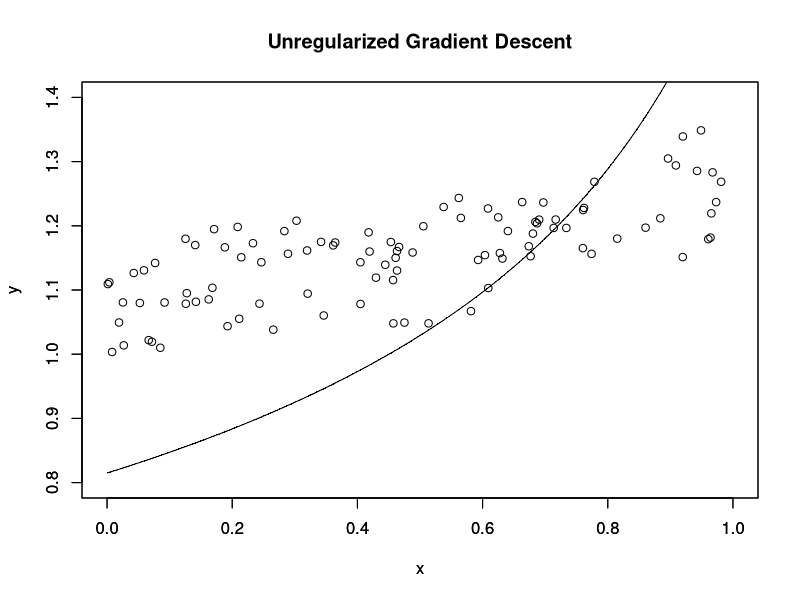
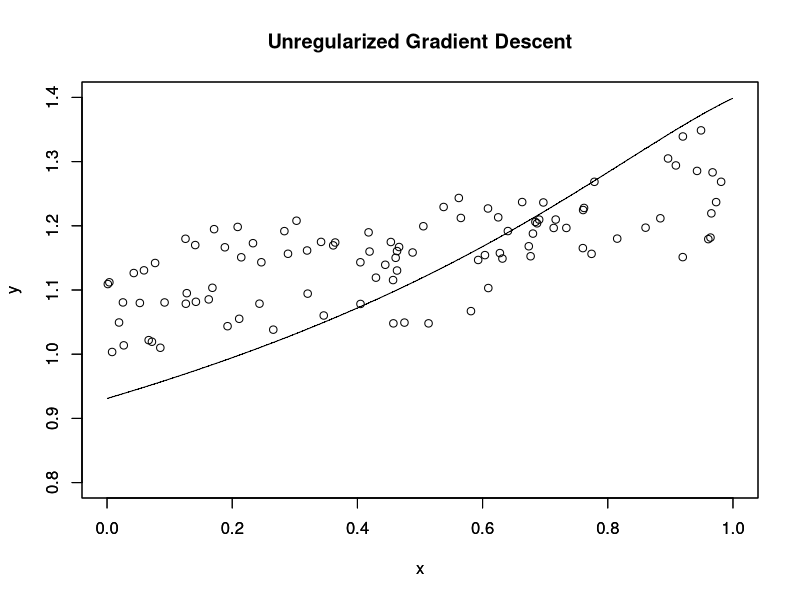
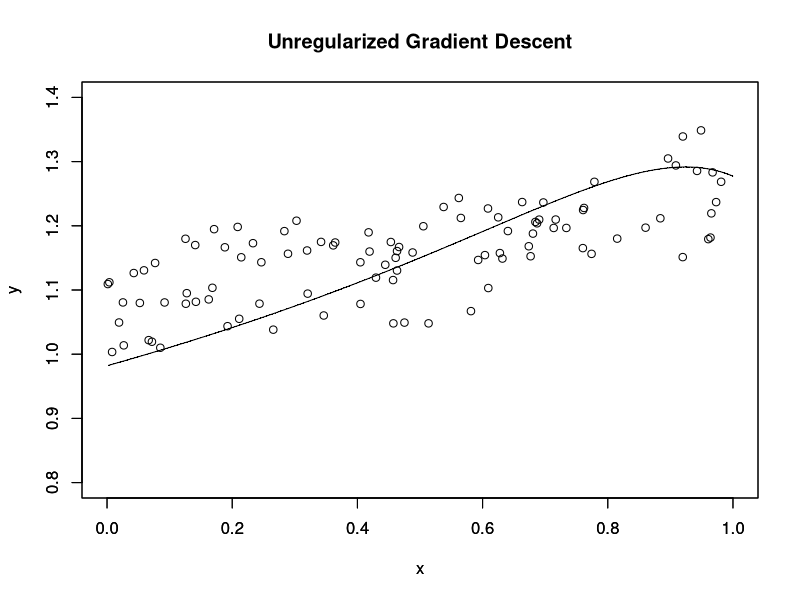
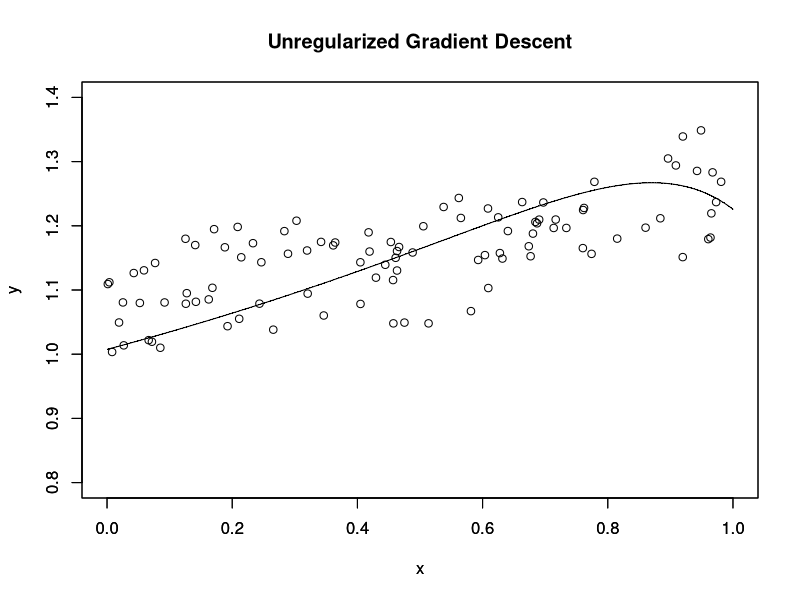
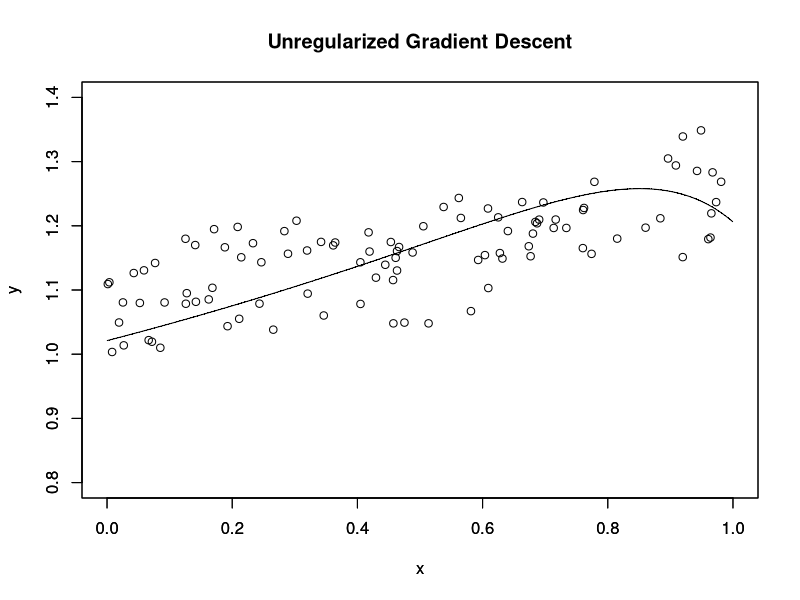
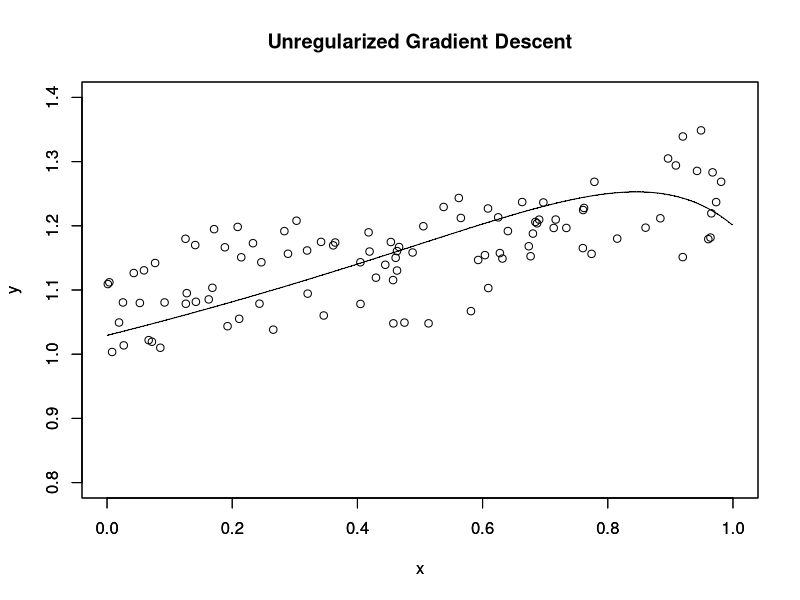
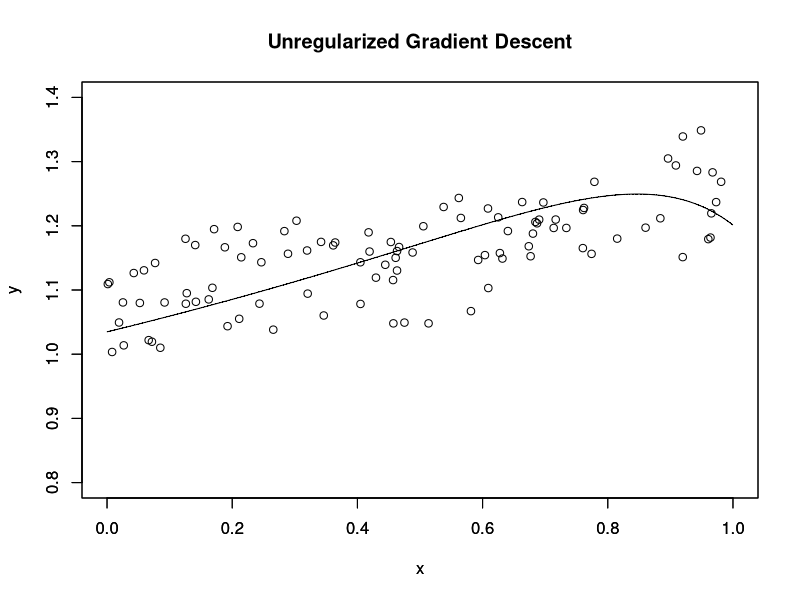
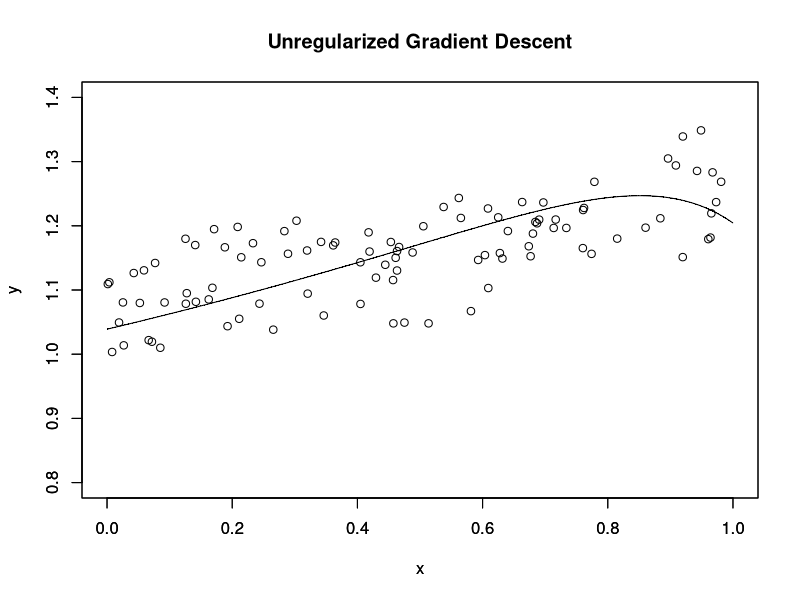

The R script that drew these images, in order:
library(MASS)

# Function to generate noisey training and test data.
gen_data <- function(n) {
    x <- sort(runif(n))
    ytrue <- (cos(x) + 2) / (cos(1.4 * x) + 2)
    noise <- runif(n) * 0.2
    y <- ytrue + noise
    return(cbind(x,y))
}

# Euclidean distance function.
dist <- function(x1,x2) {
    result <- 0
    for(i in 1:length(x1)) {
        result <- result + (x1[i]-x2[i])^2
    }
    return(sqrt(result))
}

# A helper function to visualize progress.
plot_w <- function(x,y,w,plot_title,y_lim=c(0.8,1.4),x_lim=c(0,1)) {
    xt <- sort(runif(1000))
    plot(xt,colSums(mapply(function(x)eqn(x,w),xt)),pch='.',xlab='x',ylab='y',ylim=y_lim,xlim=x_lim)
    lines(xt,colSums(mapply(function(x)eqn(x,w),xt)))
    par(new=TRUE)
    plot(x,y,ylim=y_lim,xlim=x_lim)
    title(plot_title)
}

# Construct a polynomial equation from x values and weights.
eqn <- function(x, w) {
    result <- c()
    for (i in 1:length(w)) {
        result <- c(result, w[i] * x^(i-1))
    }
    return(result)
}

# Construct a polynomial equation from x values, without weights.
eqn_ <- function(x, w) {
    result <- c()
    for (i in 1:length(w)) {
        result <- c(result, x^(i-1))
    }
    return(result)
}

# Optimize the weights using regression method.
optimize <- function(x,y,func,lmbda,eta,its,w=rep(0,11),plot_title="",vis=TRUE) {
    for (i in 1:its) {
        w_ <- func(x,y,w,lmbda)
        w1 <- w - eta * w_
        d <- dist(w,w1)
        w <- w1
        
        if (vis && i%%10==0) plot_w(x,y,w,plot_title)
    }
    return(w)
}

# Detect if running in slave mode.  If so, turn off visualization.
slave <- FALSE
if ("--slave" %in% commandArgs()) slave <- TRUE

# Derivatives used for gradient descent optimization.
derv <- function(w) function(x,y) -2 * eqn_(x,w) * (y - sum(eqn(x,w)))
dEin <- function(x,y,w,lmbda) rowSums(mapply(derv(w),x,y))/length(x)

# Regularization methods.
lasso <- function(x,y,w,lmbda) rowSums(mapply(derv(w),x,y))/length(x) + lmbda*sign(w)
ridge <- function(x,y,w,lmbda) rowSums(mapply(derv(w),x,y))/length(x) + 2*lmbda*abs(w)
direct <- function(xs,ys,lmbda) ginv(xs %*% t(xs) + lmbda * diag(dim(xs)[1])) %*% xs %*% ys

# Generate training and test datasets.
data <- gen_data(100)
x_train <- data[,1]
y_train <- data[,2]

data <- gen_data(100)
x_test <- data[,1]
y_test <- data[,2]

# Set training parameters.
eta <- 0.1
iterations <- 100

# Train model.
w <- rep(0,11)
w <- optimize(x_train,y_train,dEin,0,eta,w=w,iterations,"Unregularized Gradient Descent")
Ein_err <- sum((w %*% apply(matrix(x_test,ncol=1), 1, function(x) eqn_(x,w)) - y_test)^2)
plot_w(x_train, y_train, w, paste("Unregularized Gradient Descent, MSE=",round(Ein_err,2),sep=""))
Sys.sleep(1)

lasso_augerr <- c()
lasso_err <- c()
ridge_augerr <- c()
ridge_err <- c()
direct_augerr <- c()
direct_err <- c()

# The different amounts of regularization to use.
data_points <- c(0.00001, 0.0001,0.0005,0.001,0.005,0.01,0.05,0.1,0.2,0.4,0.6,0.8,1) 

# Train a model with each regularization value.
for (lmbda in data_points) {
    # Trai
    w <- rep(0,11)
    w <- optimize(x_train,y_train,lasso,lmbda,eta,w=w,iterations,paste("LASSO Gradient Descent Regularized, Lambda=",lmbda,sep=""),vis=!slave)
    mse <- sum((w %*% apply(matrix(x_test,ncol=1), 1, function(x) eqn_(x,w)) - y_test)^2)
    if (!slave) plot_w(x_train, y_train, w, paste("LASSO Gradient Descent Regularized, Lambda=",lmbda,", Test MSE=",round(mse,2),sep=""))
    cat("LASSO Gradient Descent Regularized, ")
    cat(paste("Lambda:",lmbda,"Weights:",paste(w,collapse=" "),"Test Mean Squared Error:",mse,"\n"))
    lasso_augerr <- c(lasso_augerr, sum((w %*% apply(matrix(x_train,ncol=1), 1, function(x) eqn_(x,w)) - y_test)^2 + lmbda * sum(abs(w))))
    lasso_err <- c(lasso_err, mse)
    if (!slave) Sys.sleep(1)

    w <- rep(0,11)
    w <- optimize(x_train,y_train,ridge,lmbda,eta,w=w,iterations,paste("Ridge Gradient Descent Regularized, Lambda=",lmbda,sep=""),vis=!slave)
    mse <- sum((w %*% apply(matrix(x_test,ncol=1), 1, function(x) eqn_(x,w)) - y_test)^2)
    if (!slave) plot_w(x_train, y_train, w, paste("Ridge Gradient Descent Regularized, Lambda=",lmbda,", Test MSE=",round(mse,2),sep=""))
    cat("Ridge Gradient Descent Regularized, ")
    cat(paste("Lambda:",lmbda,"Weights:",paste(w,collapse=" "),"Test Mean Squared Error:",mse,"\n"))
    ridge_augerr <- c(ridge_augerr, sum((w %*% apply(matrix(x_train,ncol=1), 1, function(x) eqn_(x,w)) - y_test)^2 + lmbda * sum(w^2)))
    ridge_err <- c(ridge_err, mse)
    if (!slave) Sys.sleep(1)

    xs <- apply(matrix(x_train,ncol=1),1,function(x) eqn_(x,rep(0,11)))
    w <- direct(xs, y_train, lmbda)
    mse <- sum((t(w) %*% apply(matrix(x_test,ncol=1), 1, function(x) eqn_(x,w)) - y_test)^2)
    if (!slave) plot_w(x_train, y_train, w, paste("Ridge Pseudoinverse Regularized, Lambda=",lmbda,", Test MSE=",round(mse,2),sep=""))
    cat("Ridge Pseudoinverse Regularized, ")
    cat(paste("Lambda:",lmbda,"Weights:",paste(w,collapse=" "),"Test Mean Squared Error:",mse,"\n"))
    direct_augerr <- c(direct_augerr, sum((t(w) %*% apply(matrix(x_train,ncol=1), 1, function(x) eqn_(x,w)) - y_test)^2 + lmbda * sum(w^2)))
    direct_err <- c(direct_err, mse)
    if (!slave) Sys.sleep(1)
}

# Output comparison graphs
training_error_plot <- function() {
    source <- lasso_augerr
    plot(data_points,log(source),ylim=c(-1.1,5),pch='L',xlab="Lambda",ylab="log(Augmented Error)",log="x")
    lines(data_points,log(source),ylim=c(-1.1,5),xlab="Lambda",ylab="log(Augmented Error)")
    par(new=TRUE)
    source <- ridge_augerr
    plot(data_points,log(source),ylim=c(-1.1,5),pch='R',xlab="Lambda",ylab="log(Augmented Error)",log="x")
    lines(data_points,log(source),ylim=c(-1.1,5),xlab="Lambda",ylab="log(Augmented Error)")
    par(new=TRUE)
    source <- direct_augerr
    plot(data_points,log(source),ylim=c(-1.1,5),pch='P',xlab="Lambda",ylab="log(Augmented Error)",log="x")
    lines(data_points,log(source),ylim=c(-1.1,5),xlab="Lambda",ylab="log(Augmented Error)")
    abline(h=log(Ein_err),lty=6)
    legend("topleft", c("LASSO","Ridge","Pseudo"), pch=c("L","R","P"), cex = 1.0);
    title("Training Error")
}

if (!slave) {
    training_error_plot()
    Sys.sleep(4)
}

outfile <- "augment_lambda"
setEPS();
postscript(paste("./", outfile, ".eps", sep=""), onefile=FALSE);
training_error_plot()
dump <- dev.off()

testing_error_plot <- function() {
    source <- lasso_err
    plot(data_points,log(source),ylim=c(-1.1,3.2),pch='L',xlab="Lambda",ylab="log(Error)",log="x")
    lines(data_points,log(source),ylim=c(-1.1,3.2),xlab="Lambda",ylab="log(Error)")
    par(new=TRUE)
    source <- ridge_err
    plot(data_points,log(source),ylim=c(-1.1,3.2),pch='R',xlab="Lambda",ylab="log(Error)",log="x")
    lines(data_points,log(source),ylim=c(-1.1,3.2),xlab="Lambda",ylab="log(Error)")
    par(new=TRUE)
    source <- direct_err
    plot(data_points,log(source),ylim=c(-1.1,3.2),pch='P',xlab="Lambda",ylab="log(Error)",log="x")
    lines(data_points,log(source),ylim=c(-1.1,3.2),xlab="Lambda",ylab="log(Error)")
    abline(h=log(Ein_err),lty=6)
    legend("topleft", c("LASSO","Ridge","Pseudo"), pch=c("L","R","P"), cex = 1.0);
    text(1,-0.9,"MSE")
    title("Testing Error")
}

if (!slave) {
    testing_error_plot()
    Sys.sleep(4)
}

outfile <- "error_lambda"
setEPS();
postscript(paste("./", outfile, ".eps", sep=""), onefile=FALSE);
testing_error_plot()
dump <- dev.off()
